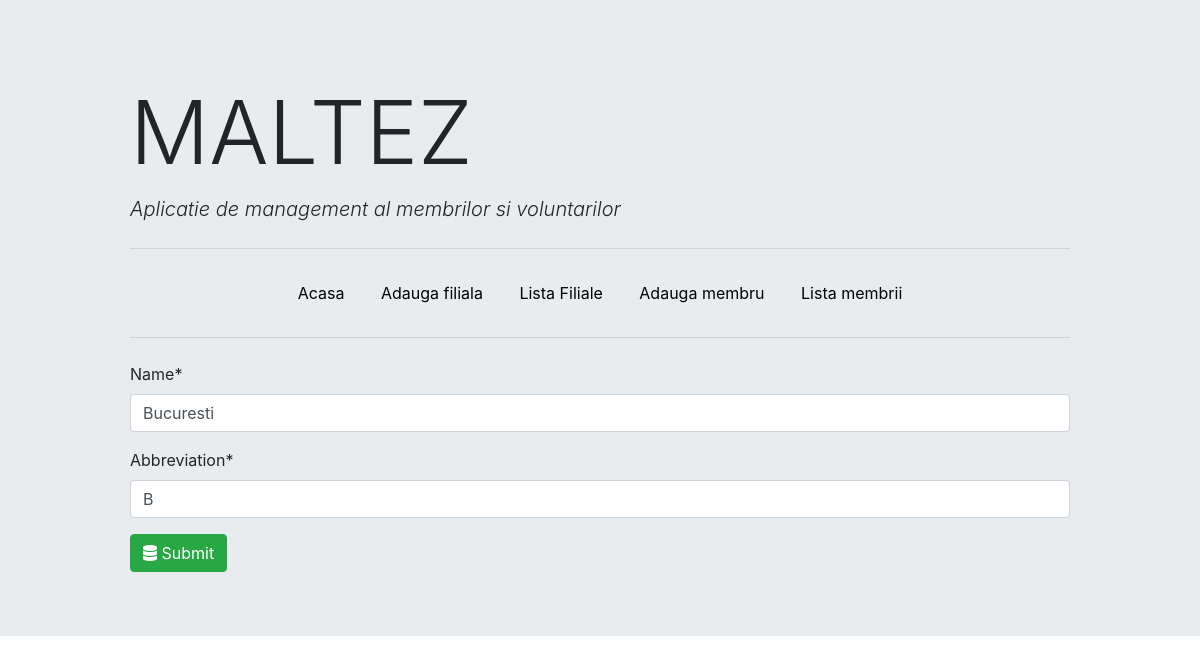
Before: /volunteers/1/branch_form with the older database file.
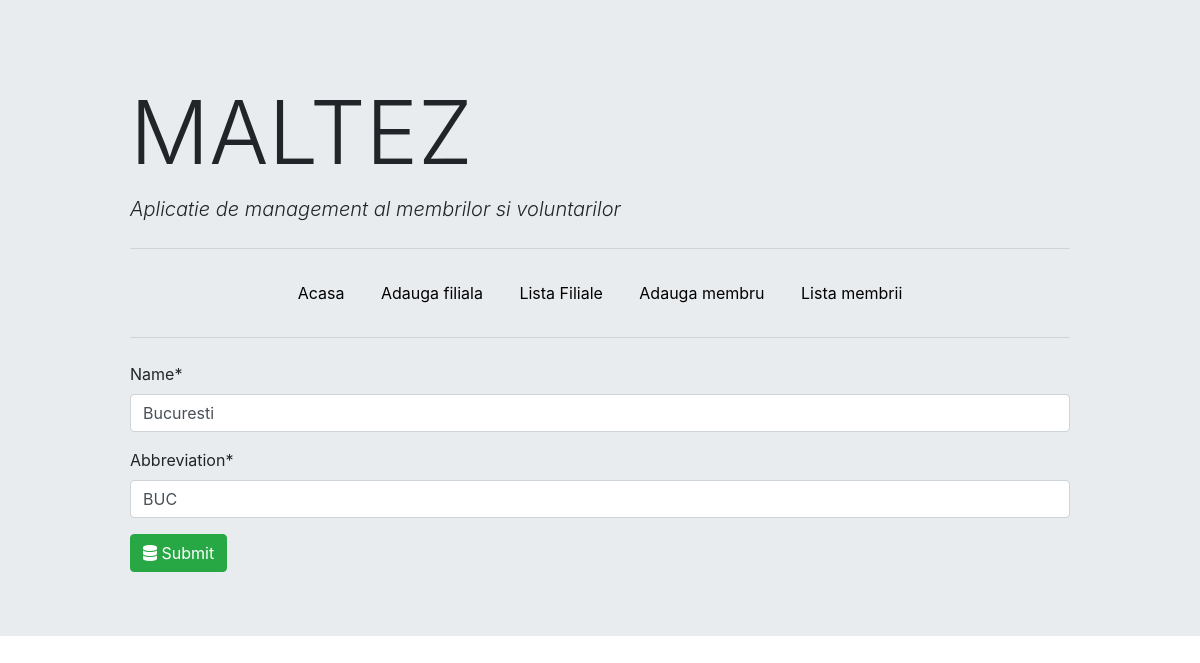
After: the same page with the newer database file.
### volunteers/models.py (models this page shows, shortened)
class Branch(models.Model):
    name = models.CharField(max_length=20)
    abbreviation = models.CharField(max_length=20)

### volunteers/views.py (the view, shortened to what this page needs)
# urls.py: path('branch_form', views.branch_form, name='branch_form'),
def branch_form(request, id = 0):
    if request.method == "GET":
        if id == 0:
            form = BranchForm()
        else:
            branch = Branch.objects.get(pk=id)
            form = BranchForm(instance=branch)
        return render(request, "volunteers/branch_form.html", {'form': form})

### volunteers/branch_form.py
class BranchForm(forms.ModelForm):
    class Meta:
        model = Branch
        fields = '__all__'

### volunteers/templates/volunteers/branch_form.html (shortened to what this page needs)
{% extends "volunteers/base.html" %}
{% load crispy_forms_tags %}
{% block content %}
<form action="" method="post" autocomplete="off">
    {{form|crispy}}
    <button type="submit" class="btn btn-success"><i class="fas fa-database"></i> Submit</button>
</form>
{% endblock content %}

Changed rows visible on the page:
changed Branch "Bucuresti": abbreviation "B" → "BUC"
